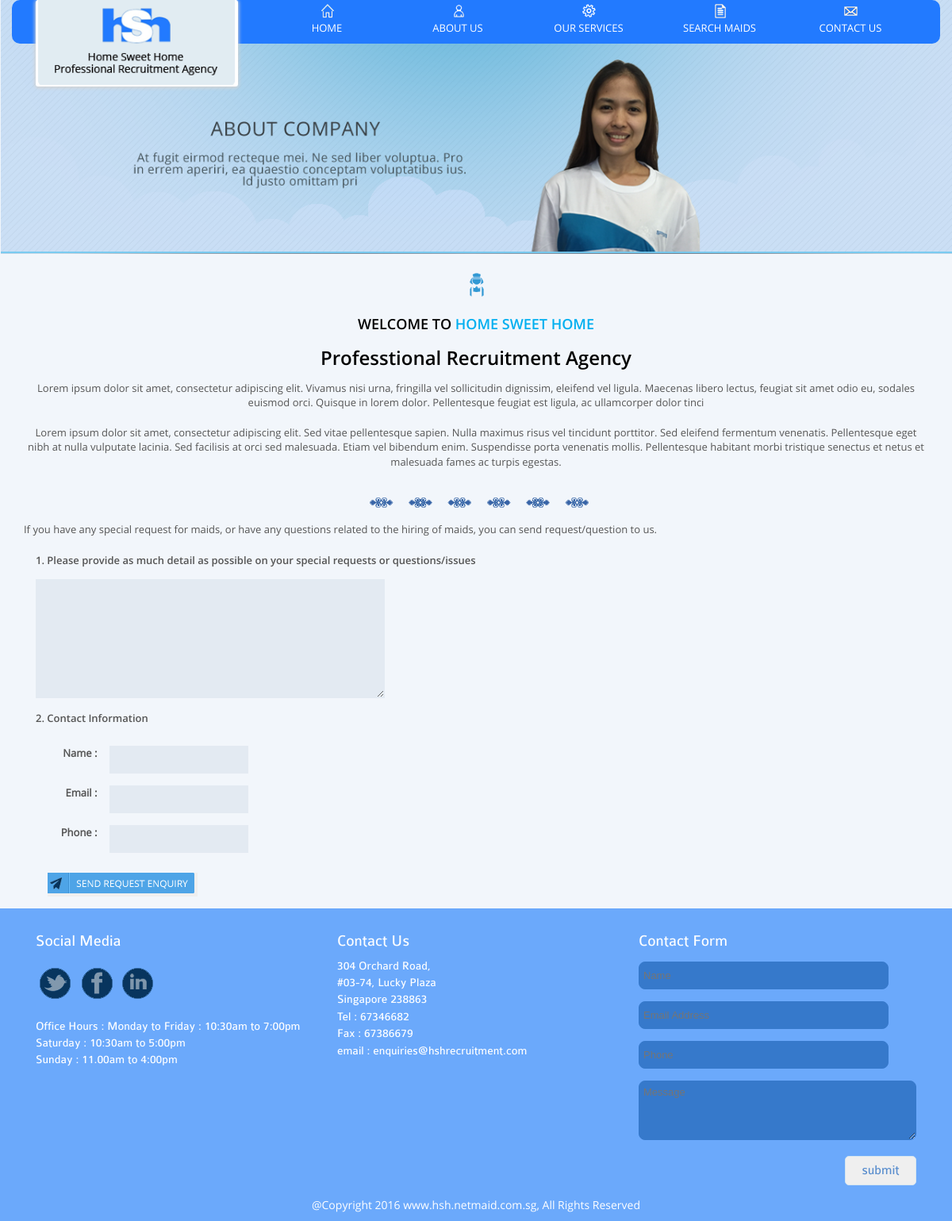
Screenshot of /index.php/aboutus with the database file from the repository.
### tables this page shows
CREATE TABLE IF NOT EXISTS `maid_pages` (
  `page_id` int(11) NOT NULL AUTO_INCREMENT,
  `page_parent` varchar(50) NOT NULL,
  `page_name` varchar(255) NOT NULL,
  `page_title` text NOT NULL,
  `page_content` text NOT NULL,
  `page_image` varchar(255) NOT NULL,
  `page_created_on` timestamp NOT NULL DEFAULT CURRENT_TIMESTAMP ON UPDATE CURRENT_TIMESTAMP,
  `page_updated_on` timestamp NOT NULL DEFAULT '0000-00-00 00:00:00',
  `page_updated_by` varchar(50) NOT NULL,
  PRIMARY KEY (`page_id`)
);

### application/views/layouts/template.php (called while the page is built, shortened)
<?php
$CI =& get_instance();
$data['favicon'] = $CI->Pages_Model->getFavicon();
$data['sitename'] = $CI->Pages_Model->getSitename();
$data['sitelogo'] = $CI->Pages_Model->getSitelogo();
$this->load->model('Backend/Slider_Model');
$data['sliderData'] = $CI->Slider_Model->getSliderList();
$this->load->view('layouts/header',$data);
?>
<?php $this->load->view($main_content); ?>
<?php
$this->load->view('layouts/footer');
?>

### application/controllers/Aboutus.php (called while the page is built, shortened)
<?php
	class Aboutus extends CI_Controller
	{
		function __construct()
		{
			$this->load->Model('Pages_Model');
		}
		function index()
		{
			$data['main_content'] = 'aboutus';
			$this->load->view('layouts/template', $data);
		}
	}
?>

### index.php (called while the page is built, shortened)
<?php
require_once BASEPATH.'core/CodeIgniter.php';

### application/models/Pages_Model.php (called while the page is built, shortened)
<?php
	class Pages_Model extends CI_Model
	{
		function getSitelogo()
		{
			$query = $this->db->where('page_parent','site_logo')
					 ->get('maid_pages')->first_row('array');
			return $query;
		}
		public function returnbycondistring($selectname='',$table='',$condi='',$para=''){
			$sql = sprintf("select %s from %s where %s='%s'",$selectname,$table,$condi,$para);
			$query = $this->db->query($sql);
			$returnname = '';
			if($query->result_array()){
				$data = $query->result_array();
				$data = array_shift($data);
				$returnname = $data[$selectname];
			}
			return $returnname;
		}
	}
?>

### application/views/aboutus.php (the view, shortened to what this page needs)
<link rel="stylesheet" href="<?php echo base_url(); ?>css/aboutus.css" />
<div class="container-fluid homepagebanner">
<?php
	$path = $this->Pages_Model->returnbycondistring('page_image','maid_pages','page_parent',	'aboutus_banner')
?>
<img src="<?php echo base_url(). 'uploads/banner/' . $path; ?>" class="img-responsive">
</div>
<div class="container menu">
<div class="col-md-3 col-sm-3 col-xs-12">
	<div class="logoimage">
		<?php
		if ($sitelogo['page_image']) { ?>
			<a href="<?php echo base_url(); ?>"><img class="img-responsive" src="<?php echo base_url(). 'uploads/' . $sitelogo['page_image']; ?>" /></a>
		<?php }else{ ?>
			<a href="<?php echo base_url(); ?>"><img class="img-responsive" src="<?php echo base_url(); ?>assets/images/logo.png" /></a>
		<?php } ?>
	</div>
</div>
<?php include('menu.php'); ?>
</div>
<div class="container aboutus">
		<img class="img-responsive aboutuswelcome" src="<?php echo base_url(); ?>assets/images/home-content.png" />
		<h4>WELCOME TO <span class="homesweethome">HOME SWEET HOME</span></h4>
		<h3>
		<?php
			$title = $this->Pages_Model->returnbycondistring('page_name','maid_pages','page_parent',	'aboutus');
			echo nl2br($title);
		?>
		</h3>
		<div class="aboutsectiontext">
			<?php
			$content = $this->Pages_Model->returnbycondistring('page_content','maid_pages','page_parent',	'aboutus');
			echo nl2br($content);
		?>
		</div>
		<div class="aboutline">
		<img class="img-responsive" src="<?php echo base_url(); ?>assets/images/aboutline.png" />
		</div>
		<p class="excerpt">
		<?php
			$excerpt = $this->Pages_Model->returnbycondistring('page_title','maid_pages','page_parent',	'aboutus');
			echo nl2br($excerpt);
		?>
		</p>
		<form action="<?php echo base_url() ?>aboutus/mailsend" method="post" enctype="multipart/form-data">
		<div class="col-md-12 co-sm-12 col-xs-12 abone">
		1.   Please provide as much detail as possible on your special requests or questions/issues
		</div>
		<div class="col-md-12 col-sm-12 col-xs-12">
		<textarea required name="issues" class="areaaboutus"></textarea>
		</div>
		<div class="col-md-12 co-sm-12 col-xs-12 abone">
		2.   Contact Information
		</div>
		<div class="col-md-12 co-sm-12 col-xs-12 divider">
			<label class="col-md-1 col-sm-2 col-xs-12 lblaboutus">Name :</label>
			<input type="text" required name="name" class="col-md-9 col-sm-9 col-xs-12 txtaboutus"></input>
		</div>
		<div class="col-md-12 co-sm-12 col-xs-12 divider">
			<label class="col-md-1 col-sm-2 col-xs-12 lblaboutus">Email :</label>
			<input type="email" required name="email" class="col-md-9 col-sm-9 col-xs-12 txtaboutus"></input>
		</div>
		<div class="col-md-12 co-sm-12 col-xs-12 divider">
			<label class="col-md-1 col-sm-2 col-xs-12 lblaboutus">Phone :</label>
			<input type="phone" required id="tele" name="phone" class="col-md-9 col-sm-9 col-xs-12 txtaboutus"></input>
		</div>
		<div class="col-md-12 col-sm-12 col-xs-12 divider">
		<div class="col-md-12 col-sm-12 col-xs-12">
		<input type="submit" class="btnsave" name="submit" value="">
		</div>
		</div>
		</form>
</div>

### application/views/layouts/footer.php (shortened to what this page needs)
<div class="footer">
	<div class="container footersection">
	<div class="col-md-4 col-sm-4 col-xs-12 social">
	<h4>Social Media</h4>
	<div class=socials">
	<?php
		$twitter = $this->Pages_Model->returnbycondistring('page_title','maid_pages','page_parent','contact_social')
	?>
	<a href="<?php echo $twitter;?>" target="_blank">
	<img src="<?php echo base_url(). 'assets/images/twitter.png' ; ?>" />
	</a>
	<?php
		$facebook = $this->Pages_Model->returnbycondistring('page_name','maid_pages','page_parent','contact_social')
	?>
	<a href="<?php echo $facebook;?>" target="_blank">
	<img src="<?php echo base_url(). 'assets/images/facebook.png' ; ?>" />
	</a>
	<?php
		$linkedin = $this->Pages_Model->returnbycondistring('page_content','maid_pages','page_parent','contact_social');
	?>
	<a href="<?php echo $linkedin; ?>" target="_blank">
	<img src="<?php echo base_url(). 'assets/images/linked.png' ; ?>" />
	</a>
	</div>
	<div class="ftofficehours">
	<?php
		$officehours = $this->Pages_Model->returnbycondistring('page_title','maid_pages','page_parent','main_branch');
	?>
	<?php echo 'Office Hours : '.nl2br($officehours); ?>
	</div>
	</div>
	<div class="col-md-4 col-sm-4 col-xs-12 contact">
	<h4>Contact Us</h4>
	<div class="ftofficeaddress">
	<div>
	<?php
		$officeAddress = $this->Pages_Model->returnbycondistring('page_content','maid_pages','page_parent','main_branch');
		echo nl2br($officeAddress);
	?>
	</div>
	<div>
	<?php
		$officeTel = $this->Pages_Model->returnbycondistring('page_updated_by','maid_pages','page_parent','main_branch');
		echo 'Tel : '.nl2br($officeTel);
	?>
	</div>
	<div>
	<?php
		$officeFax = $this->Pages_Model->returnbycondistring('page_name','maid_pages','page_parent','main_branch');
		echo 'Fax : '.nl2br($officeFax);
	?>
	</div>
	<div>
	<?php
		$officeEmail = $this->Pages_Model->returnbycondistring('page_image','maid_pages','page_parent','main_branch');
		echo 'email : '.nl2br($officeEmail);
	?>
	</div>
	</div>
	</div>
	<div class="col-md-4 col-sm-4 col-xs-12 frmcontact">
	<h4>Contact Form</h4>
	<form action="<?php echo base_url() ?>Pages/mailsend" method="post" enctype="multipart/form-data">
	<div class="divider">
	<input type="text" required name="txtname" class="frmtxt" placeholder="Name"></input>
	</div>
	<div class="divider">
	<input type="email" required name="txtemail" class="frmtxt" placeholder="Email Address"></input>
	</div>
	<div class="divider">
	<input type="phone" required id="tele" name="txtphone" class="frmtxt" placeholder="Phone"></input>
	</div>
	<div class="divider">
	<textarea name="txtmessage" required class="frmarea" placeholder="Message"></textarea>
	</div>
	<div class="divider">
	<input type="submit" class="btnsubmit" name="submit" value="submit"></input>
	</div>
	</form>
	</div>
	<div class="col-md-12 col-sm-12 col-xs-12 reserved">
	<span>@Copyright <?php echo date('Y'); ?> www.hsh.netmaid.com.sg, All Rights Reserved</span>
	</div>
	</div>
</div>
</body>
</html>

### css/style.css (style rules this page uses)
* { margin: 0px; padding: 0px; outline: 0px; }
body { font-family:Helvetica,Arial,Sans-serif; font-size:13px; color:#555; background-color:#f2f6fb; }
.homepagebanner { padding-left:0px; padding-right:0px; }
.homepagebanner img { width: 100%; height: auto; }
.menu { background-color: #227aff; height: 55px; position: absolute; left: 0px; right: 0px; margin-left: auto; margin-right: auto; top: 0px; border-radius:10px; }
.logoimage { border-style: solid; border-width: 0px 2px 2px; border-color: #fff; border-radius: 3px; box-shadow: 0px 1px 4px 1px #d3d3d3; }
.footer { width:100%; padding:0px; background-color:#6ba9fb; overflow:hidden; }
.footersection { margin-top:15px; margin-bottom:15px; height:100px; }
.footersection h4 { font-family: Colaborate-Regular; margin-top: 15px; margin-bottom: 10px; color: #fff; font-size: 20px; }
.social a,.social a:hover,.social a:active,.social a:focus { outline:0px; text-decoration:none; }
.ftofficehours { font-family: Colaborate-Regular; color: #fff; font-size: 15px; margin-top: 10px; margin-bottom: 20px; }
.ftofficeaddress { font-family: Colaborate-Regular; color: #fff; font-size: 15px; margin-top: 10px; margin-bottom: 20px; }
.frmcontact .divider { display:block; margin-top:15px; margin-bottom:5px; overflow:hidden; }
.frmcontact .frmtxt { width: 90%; border: 1px solid #3679cb; background-color: #3679cb; padding: 5px; border-radius: 8px; height: 35px; color:#fff; }
.frmcontact .frmarea { width: 100%; border: 1px solid #3679cb; background-color: #3679cb; padding: 5px; border-radius: 8px; height: 75px; color:#fff; }
.frmcontact .btnsubmit { width: 90px; height: 37px; font-family: Colaborate-Regular; color: #578ccd; font-size: 17px; float: right; border-radius: 5px; border: 1px solid #d6e6ef; }
.reserved { text-align: center; margin-top: 10px; margin-bottom: 10px; color: #fff; font-size: 14px; font-family: OpenSans-Regular; }

### css/aboutus.css (style rules this page uses)
.aboutus .aboutuswelcome { margin-left: auto; margin-right: auto; margin-top: 15px; margin-bottom: 15px; }
.aboutus h4 ,.aboutus h3 { font-family: OpenSans-Semibold; text-align: center; color: #000; }
.aboutus span.homesweethome { color: #00aff0; }
.aboutsectiontext { margin-top: 15px; margin-bottom: 30px; font-family: OpenSans-Regular; text-align: center; font-size: 13px; }
.aboutline img { margin-left: auto; margin-right: auto; margin-bottom: 15px; }
.aboutus .excerpt { font-family: OpenSans-Regular; font-size: 13px; }
.aboutus .abone { font-family: OpenSans-Semibold; margin-top: 10px; margin-bottom: 15px; }
.areaaboutus { background-color: #e3eaf2; height: 150px; width: 440px; border: 1px solid #e3eaf2; padding: 7px; }
.aboutus .divider { display: block; margin-top: 10px; margin-bottom: 5px; overflow: hidden; }
.aboutus .divider .lblaboutus { text-align: right; font-family: OpenSans-Regular; }
.aboutus .divider .txtaboutus { width: 175px; height: 35px; border: 1px solid #e3eaf2; padding: 5px; background-color: #e3eaf2; }
.aboutus .divider .btnsave { background-image: url('../assets/images/btnsave.png'); width: 189px; background-repeat: no-repeat; height: 30px; border:0px; margin-top:10px; margin-bottom:10px; }

### rows the page displays
maid_pages: page_image (picture)
maid_pages: page_image (picture)
maid_pages: page_name "Professtional Recruitment Agency", page_content "Lorem ipsum dolor sit amet, consectetur adipiscing elit. Vivamus nisi urna, fringilla vel sollicitudin dignissim, eleifend vel ligula. Maecenas libero lectus, feugiat sit amet odio eu, sodales euismod orci. Quisque in lorem dolor. Pellentesque feugiat est ligula, ac ullamcorper dolor tinci Lorem ipsum dolor sit amet, consectetur adipiscing elit. Sed vitae pellentesque sapien. Nulla maximus risus vel tincidunt porttitor. Sed eleifend fermentum venenatis. Pellentesque eget nibh at nulla vulputate lacinia. Sed facilisis at orci sed malesuada. Etiam vel bibendum enim. Suspendisse porta venenatis mollis. Pellentesque habitant morbi tristique senectus et netus et malesuada fames ac turpis egestas.", page_title "If you have any special request for maids, or have any questions related to the hiring of maids, you can send request/question to us."
maid_pages: page_title "Monday to Friday : 10:30am to 7:00pm Saturday : 10:30am to 5:00pm Sunday : 11.00am to 4:00pm", page_content "304 Orchard Road, #03-74, Lucky Plaza Singapore 238863", page_updated_by "67346682", page_name "67386679", page_image "enquiries@hshrecruitment.com"
